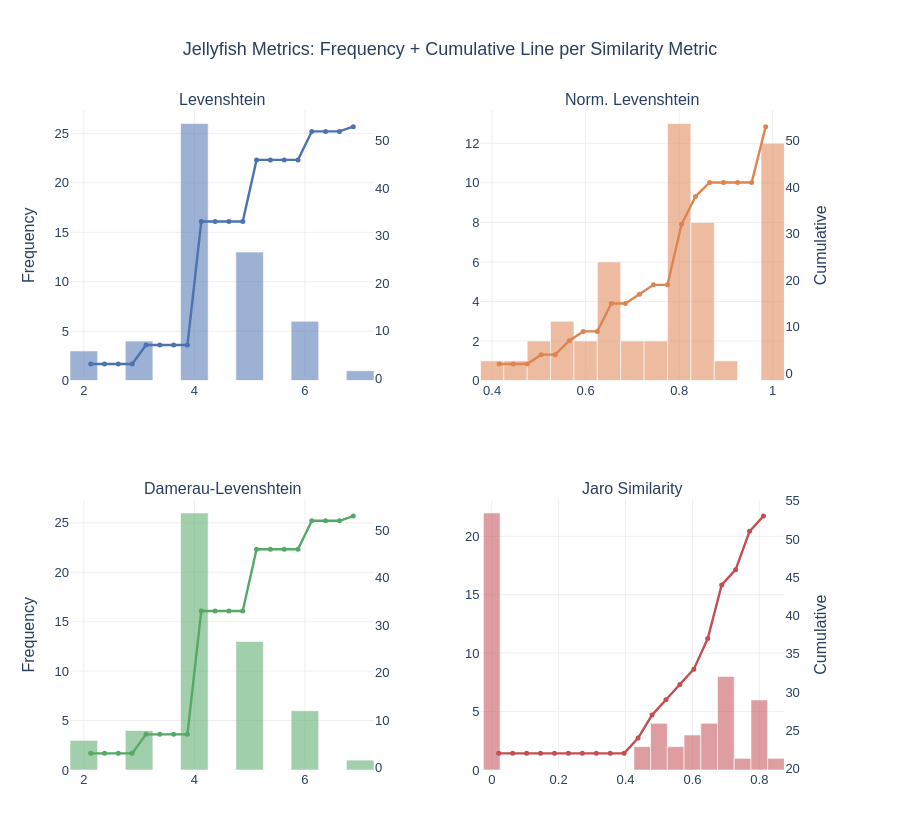

Notebook code for this chart:
### Code cell
import pandas as pd
import plotly.graph_objects as go
from plotly.subplots import make_subplots
import numpy as np

# Build a labeled DataFrame
labels = [f"{row['verlan_form']} -> {row['base_form']}" for _, row in df_two_cols.iterrows()]

plot_df = pd.DataFrame({
    "label": labels,
    "verlan": df_two_cols["verlan_form"].values,
    "Levenshtein": lev_dist,
    "Norm. Levenshtein": normalize_lev_dist,
    "Damerau-Levenshtein": dam_dist,
    "Jaro Similarity": jaro_sim,
})

metrics = ["Levenshtein", "Norm. Levenshtein", "Damerau-Levenshtein", "Jaro Similarity"]
palette = ["#4C72B0", "#DD8452", "#55A868", "#C44E52"]

# 4 subplots: histogram (frequency) + cumulative line
fig_combo = make_subplots(
    rows=2,
    cols=2,
    subplot_titles=metrics,
    vertical_spacing=0.18,
    horizontal_spacing=0.14,
    specs=[[{"secondary_y": True}, {"secondary_y": True}],
           [{"secondary_y": True}, {"secondary_y": True}]],
 )

for idx, (metric, color) in enumerate(zip(metrics, palette)):
    row, col = divmod(idx, 2)
    row += 1
    col += 1

    values = plot_df[metric].values
    counts, bin_edges = np.histogram(values, bins=20)
    bin_centers = (bin_edges[:-1] + bin_edges[1:]) / 2
    cumulative_counts = np.cumsum(counts)

    # Frequency bars (left y-axis)
    fig_combo.add_trace(
        go.Histogram(
            x=values,
            nbinsx=20,
            marker=dict(color=color, line=dict(color="white", width=0.6)),
            opacity=0.55,
            showlegend=False,
            hovertemplate=f"{metric}<br>Value: %{{x:.4f}}<br>Frequency: %{{y}}<extra></extra>",
        ),
        row=row,
        col=col,
        secondary_y=False,
    )

    # Cumulative frequency line (right y-axis)
    fig_combo.add_trace(
        go.Scatter(
            x=bin_centers,
            y=cumulative_counts,
            mode="lines+markers",
            line=dict(color=color, width=2.4),
            marker=dict(size=5, color=color),
            showlegend=False,
            hovertemplate=f"{metric}<br>Bin center: %{{x:.4f}}<br>Cumulative: %{{y}}<extra></extra>",
        ),
        row=row,
        col=col,
        secondary_y=True,
    )

fig_combo.update_layout(
    title=dict(
        text="Jellyfish Metrics: Frequency + Cumulative Line per Similarity Metric",
        font=dict(size=18),
        x=0.5,
    ),
    barmode="overlay",
    plot_bgcolor="white",
    paper_bgcolor="white",
    font=dict(family="Arial", size=13),
    height=820,
    margin=dict(t=110, b=50, l=70, r=70),
 )

# Reduce overlap: keep y-axis titles only on outer sides
for r in [1, 2]:
    for c in [1, 2]:
        fig_combo.update_xaxes(showgrid=True, gridcolor="#efefef", row=r, col=c)
        fig_combo.update_yaxes(
            title_text="Frequency" if c == 1 else "",
            showgrid=True,
            gridcolor="#efefef",
            row=r,
            col=c,
            secondary_y=False,
        )
        fig_combo.update_yaxes(
            title_text="Cumulative" if c == 2 else "",
            showgrid=False,
            row=r,
            col=c,
            secondary_y=True,
        )

fig_combo.show()

### Figure 1 — Plotly figure (JSON) as saved in the notebook; plotly's stock layout.template omitted (floating-point values rounded to 4 significant figures)
{"data": [{"hovertemplate": "Levenshtein<br>Value: %{x:.4f}<br>Frequency: %{y}<extra></extra>", "marker": {"color": "#4C72B0", "line": {"color": "white", "width": 0.6}}, "nbinsx": 20, "opacity": 0.55, "showlegend": false, "type": "histogram", "x": [5, 4, 6, 4, 6, 4, 4, 5, 2, 4, 5, 3, 4, 4, 4, 2, 4, 5, 6, 5, 4, 6, 5, 4, 5, 4, 3, 4, 5, 2, 4, 4, 4, 3, 4, 4, 5, 5, 4, 4, 4, 4, 7, 4, 4, 4, 6, 6, 4, 5, 5, 3, 5], "xaxis": "x", "yaxis": "y"}, {"hovertemplate": "Levenshtein<br>Bin center: %{x:.4f}<br>Cumulative: %{y}<extra></extra>", "line": {"color": "#4C72B0", "width": 2.4}, "marker": {"color": "#4C72B0", "size": 5}, "mode": "lines+markers", "showlegend": false, "type": "scatter", "x": [2.125, 2.375, 2.625, 2.875, 3.125, 3.375, 3.625, 3.875, 4.125, 4.375, 4.625, 4.875, 5.125, 5.375, 5.625, 5.875, 6.125, 6.375, 6.625, 6.875], "xaxis": "x", "y": [3, 3, 3, 3, 7, 7, 7, 7, 33, 33, 33, 33, 46, 46, 46, 46, 52, 52, 52, 53], "yaxis": "y2"}, {"hovertemplate": "Norm. Levenshtein<br>Value: %{x:.4f}<br>Frequency: %{y}<extra></extra>", "marker": {"color": "#DD8452", "line": {"color": "white", "width": 0.6}}, "nbinsx": 20, "opacity": 0.55, "showlegend": false, "type": "histogram", "x": [0.8333, 0.5714, 1.0, 0.8, 0.8571, 0.8, 0.5714, 0.8333, 0.6667, 0.8, 1.0, 0.4286, 1.0, 0.6667, 0.5714, 0.5, 0.8, 1.0, 1.0, 1.0, 0.5, 0.75, 0.8333, 0.8, 0.8333, 0.8, 0.75, 0.8, 0.7143, 0.4, 0.6667, 0.6667, 0.8, 0.6, 1.0, 0.8, 0.8333, 0.7143, 0.6667, 0.6667, 0.8, 1.0, 0.875, 0.8, 0.8, 1.0, 1.0, 0.8571, 0.8, 1.0, 0.8333, 0.6, 1.0], "xaxis": "x2", "yaxis": "y3"}, {"hovertemplate": "Norm. Levenshtein<br>Bin center: %{x:.4f}<br>Cumulative: %{y}<extra></extra>", "line": {"color": "#DD8452", "width": 2.4}, "marker": {"color": "#DD8452", "size": 5}, "mode": "lines+markers", "showlegend": false, "type": "scatter", "x": [0.415, 0.445, 0.475, 0.505, 0.535, 0.565, 0.595, 0.625, 0.655, 0.685, 0.715, 0.745, 0.775, 0.805, 0.835, 0.865, 0.895, 0.925, 0.955, 0.985], "xaxis": "x2", "y": [2, 2, 2, 4, 4, 7, 9, 9, 15, 15, 17, 19, 19, 32, 38, 41, 41, 41, 41, 53], "yaxis": "y4"}, {"hovertemplate": "Damerau-Levenshtein<br>Value: %{x:.4f}<br>Frequency: %{y}<extra></extra>", "marker": {"color": "#55A868", "line": {"color": "white", "width": 0.6}}, "nbinsx": 20, "opacity": 0.55, "showlegend": false, "type": "histogram", "x": [5, 4, 6, 4, 6, 4, 4, 5, 2, 4, 5, 3, 4, 4, 4, 2, 4, 5, 6, 5, 4, 6, 5, 4, 5, 4, 3, 4, 5, 2, 4, 4, 4, 3, 4, 4, 5, 5, 4, 4, 4, 4, 7, 4, 4, 4, 6, 6, 4, 5, 5, 3, 5], "xaxis": "x3", "yaxis": "y5"}, {"hovertemplate": "Damerau-Levenshtein<br>Bin center: %{x:.4f}<br>Cumulative: %{y}<extra></extra>", "line": {"color": "#55A868", "width": 2.4}, "marker": {"color": "#55A868", "size": 5}, "mode": "lines+markers", "showlegend": false, "type": "scatter", "x": [2.125, 2.375, 2.625, 2.875, 3.125, 3.375, 3.625, 3.875, 4.125, 4.375, 4.625, 4.875, 5.125, 5.375, 5.625, 5.875, 6.125, 6.375, 6.625, 6.875], "xaxis": "x3", "y": [3, 3, 3, 3, 7, 7, 7, 7, 33, 33, 33, 33, 46, 46, 46, 46, 52, 52, 52, 53], "yaxis": "y6"}, {"hovertemplate": "Jaro Similarity<br>Value: %{x:.4f}<br>Frequency: %{y}<extra></extra>", "marker": {"color": "#C44E52", "line": {"color": "white", "width": 0.6}}, "nbinsx": 20, "opacity": 0.55, "showlegend": false, "type": "histogram", "x": [0.6667, 0.746, 0.0, 0.0, 0.0, 0.0, 0.8095, 0.7, 0.0, 0.0, 0.4833, 0.7905, 0.0, 0.6667, 0.6762, 0.8333, 0.0, 0.0, 0.4444, 0.0, 0.7778, 0.7222, 0.6667, 0.0, 0.6667, 0.0, 0.5278, 0.4833, 0.6905, 0.7833, 0.7778, 0.7778, 0.6, 0.0, 0.0, 0.4833, 0.5778, 0.0, 0.7, 0.7, 0.0, 0.0, 0.6905, 0.0, 0.6, 0.0, 0.4556, 0.5619, 0.0, 0.0, 0.7, 0.5111, 0.0], "xaxis": "x4", "yaxis": "y7"}, {"hovertemplate": "Jaro Similarity<br>Bin center: %{x:.4f}<br>Cumulative: %{y}<extra></extra>", "line": {"color": "#C44E52", "width": 2.4}, "marker": {"color": "#C44E52", "size": 5}, "mode": "lines+markers", "showlegend": false, "type": "scatter", "x": [0.02083, 0.0625, 0.1042, 0.1458, 0.1875, 0.2292, 0.2708, 0.3125, 0.3542, 0.3958, 0.4375, 0.4792, 0.5208, 0.5625, 0.6042, 0.6458, 0.6875, 0.7292, 0.7708, 0.8125], "xaxis": "x4", "y": [22, 22, 22, 22, 22, 22, 22, 22, 22, 22, 24, 27, 29, 31, 33, 37, 44, 46, 51, 53], "yaxis": "y8"}], "layout": {"annotations": [{"font": {"size": 16}, "showarrow": false, "text": "Levenshtein", "x": 0.2, "xanchor": "center", "xref": "paper", "y": 1, "yanchor": "bottom", "yref": "paper"}, {"font": {"size": 16}, "showarrow": false, "text": "Norm. Levenshtein", "x": 0.74, "xanchor": "center", "xref": "paper", "y": 1, "yanchor": "bottom", "yref": "paper"}, {"font": {"size": 16}, "showarrow": false, "text": "Damerau-Levenshtein", "x": 0.2, "xanchor": "center", "xref": "paper", "y": 0.41, "yanchor": "bottom", "yref": "paper"}, {"font": {"size": 16}, "showarrow": false, "text": "Jaro Similarity", "x": 0.74, "xanchor": "center", "xref": "paper", "y": 0.41, "yanchor": "bottom", "yref": "paper"}], "barmode": "overlay", "font": {"family": "Arial", "size": 13}, "height": 820, "margin": {"b": 50, "l": 70, "r": 70, "t": 110}, "paper_bgcolor": "white", "plot_bgcolor": "white", "title": {"font": {"size": 18}, "text": "Jellyfish Metrics: Frequency + Cumulative Line per Similarity Metric", "x": 0.5}, "xaxis": {"anchor": "y", "domain": [0, 0.4], "gridcolor": "#efefef", "showgrid": true}, "xaxis2": {"anchor": "y3", "domain": [0.54, 0.94], "gridcolor": "#efefef", "showgrid": true}, "xaxis3": {"anchor": "y5", "domain": [0, 0.4], "gridcolor": "#efefef", "showgrid": true}, "xaxis4": {"anchor": "y7", "domain": [0.54, 0.94], "gridcolor": "#efefef", "showgrid": true}, "yaxis": {"anchor": "x", "domain": [0.59, 1], "gridcolor": "#efefef", "showgrid": true, "title": {"text": "Frequency"}}, "yaxis2": {"anchor": "x", "overlaying": "y", "showgrid": false, "side": "right", "title": {"text": ""}}, "yaxis3": {"anchor": "x2", "domain": [0.59, 1], "gridcolor": "#efefef", "showgrid": true, "title": {"text": ""}}, "yaxis4": {"anchor": "x2", "overlaying": "y3", "showgrid": false, "side": "right", "title": {"text": "Cumulative"}}, "yaxis5": {"anchor": "x3", "domain": [0, 0.41], "gridcolor": "#efefef", "showgrid": true, "title": {"text": "Frequency"}}, "yaxis6": {"anchor": "x3", "overlaying": "y5", "showgrid": false, "side": "right", "title": {"text": ""}}, "yaxis7": {"anchor": "x4", "domain": [0, 0.41], "gridcolor": "#efefef", "showgrid": true, "title": {"text": ""}}, "yaxis8": {"anchor": "x4", "overlaying": "y7", "showgrid": false, "side": "right", "title": {"text": "Cumulative"}}}}
